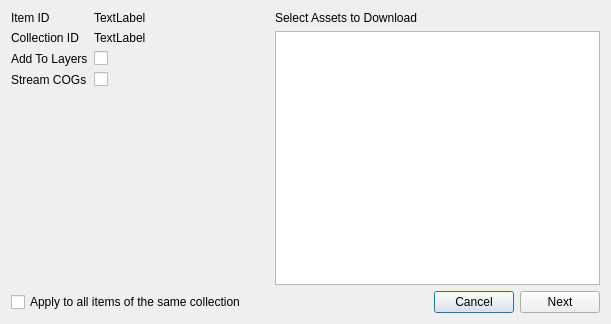
<?xml version="1.0" encoding="UTF-8"?>
<ui version="4.0">
 <class>STACBrowserDialogBase</class>
 <widget class="QDialog" name="STACBrowserDialogBase">
  <property name="geometry">
   <rect>
    <x>0</x>
    <y>0</y>
    <width>611</width>
    <height>324</height>
   </rect>
  </property>
  <property name="windowTitle">
   <string>STAC Browser</string>
  </property>
  <layout class="QGridLayout" name="gridLayout">
   <item row="0" column="0">
    <layout class="QVBoxLayout" name="verticalLayout">
     <item>
      <layout class="QHBoxLayout" name="horizontalLayout">
       <item>
        <layout class="QFormLayout" name="formLayout">
         <property name="sizeConstraint">
          <enum>QLayout::SetMaximumSize</enum>
         </property>
         <item row="0" column="1">
          <widget class="QLabel" name="itemLabel">
           <property name="minimumSize">
            <size>
             <width>175</width>
             <height>0</height>
            </size>
           </property>
           <property name="maximumSize">
            <size>
             <width>175</width>
             <height>16777215</height>
            </size>
           </property>
           <property name="text">
            <string>TextLabel</string>
           </property>
          </widget>
         </item>
         <item row="0" column="0">
          <widget class="QLabel" name="label_2">
           <property name="text">
            <string>Item ID</string>
           </property>
          </widget>
         </item>
         <item row="2" column="1">
          <widget class="QCheckBox" name="addLayersCheckbox">
           <property name="text">
            <string/>
           </property>
          </widget>
         </item>
         <item row="2" column="0">
          <widget class="QLabel" name="label_3">
           <property name="text">
            <string>Add To Layers</string>
           </property>
          </widget>
         </item>
         <item row="3" column="1">
          <widget class="QCheckBox" name="streamCheckbox">
           <property name="text">
            <string/>
           </property>
          </widget>
         </item>
         <item row="3" column="0">
          <widget class="QLabel" name="label_4">
           <property name="text">
            <string>Stream COGs</string>
           </property>
          </widget>
         </item>
         <item row="1" column="0">
          <widget class="QLabel" name="label_5">
           <property name="text">
            <string>Collection ID</string>
           </property>
          </widget>
         </item>
         <item row="1" column="1">
          <widget class="QLabel" name="collectionLabel">
           <property name="minimumSize">
            <size>
             <width>175</width>
             <height>0</height>
            </size>
           </property>
           <property name="maximumSize">
            <size>
             <width>175</width>
             <height>16777215</height>
            </size>
           </property>
           <property name="text">
            <string>TextLabel</string>
           </property>
          </widget>
         </item>
        </layout>
       </item>
       <item>
        <layout class="QVBoxLayout" name="verticalLayout_2">
         <item>
          <widget class="QLabel" name="label">
           <property name="text">
            <string>Select Assets to Download</string>
           </property>
          </widget>
         </item>
         <item>
          <widget class="QListWidget" name="assetListWidget">
           <property name="alternatingRowColors">
            <bool>true</bool>
           </property>
          </widget>
         </item>
        </layout>
       </item>
      </layout>
     </item>
     <item>
      <layout class="QHBoxLayout" name="horizontalLayout_2">
       <item>
        <widget class="QCheckBox" name="applyAllCheckbox">
         <property name="text">
          <string>Apply to all items of the same collection</string>
         </property>
        </widget>
       </item>
       <item>
        <spacer name="horizontalSpacer">
         <property name="orientation">
          <enum>Qt::Horizontal</enum>
         </property>
         <property name="sizeHint" stdset="0">
          <size>
           <width>40</width>
           <height>20</height>
          </size>
         </property>
        </spacer>
       </item>
       <item>
        <widget class="QPushButton" name="cancelButton">
         <property name="text">
          <string>Cancel</string>
         </property>
        </widget>
       </item>
       <item>
        <widget class="QPushButton" name="nextButton">
         <property name="text">
          <string>Next</string>
         </property>
        </widget>
       </item>
      </layout>
     </item>
    </layout>
   </item>
  </layout>
 </widget>
 <resources/>
 <connections/>
</ui>
